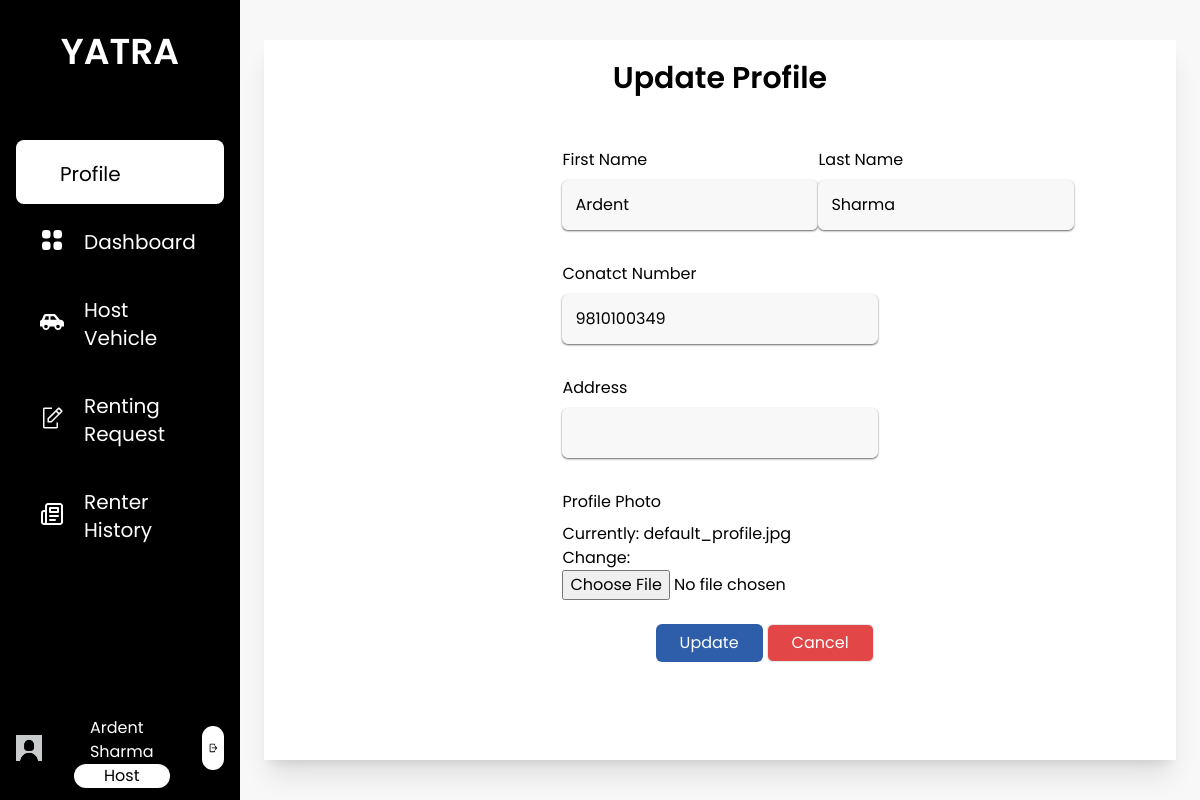
The page /host_update_profile/ (signed in) on the database its author committed.
### base/models.py (models this page shows, shortened)
class Host(models.Model):
    user = models.OneToOneField(User, on_delete=models.CASCADE, related_name="host")
    first_name = models.CharField(max_length=25)
    last_name = models.CharField(max_length=25)
    email = models.EmailField()
    phone_number = models.CharField(max_length=10)
    address = models.CharField(max_length=100, null= True, blank=True)
    citizenship_id = models.CharField(max_length=20, null= True, blank=True)
    citizenship = models.ImageField(upload_to='host/profile', default='default_photo.jpg')
    pic = models.ImageField(upload_to='host/profile', default='default_profile.jpg')
    is_approved = models.CharField(max_length=10, choices=status, default="Pending")
    is_blocked = models.BooleanField(default=False)

### base/decorators.py (the view)
        def wrapper_func(request, *args, **kwargs):
            group = None
            if request.user.groups.exists():
                group = request.user.groups.all()[0].name
            if group in allowed_roles:
                return view_func(request, *args, **kwargs)
            else:
                return render(request, '403.html', status=403)

### base/forms.py
class HostUpdateForm(forms.ModelForm):
    class Meta:
        model = Host
        fields = ['first_name', 'last_name', 'address', 'phone_number', 'pic']

### base/templatetags/user_group.py (called while the page is built)
@register.filter(name='has_group')
def has_group(user, group_name):
    return user.groups.filter(name=group_name).exists()

### base/views.py (called while the page is built, shortened)
@login_required
@allowed_users(allowed_roles=['host'])
def host_update_profile(request):
    host = request.user.host
    host_update_form = HostUpdateForm(instance=host)
    context = {
        'host_update_form': host_update_form
    }
    return render(request, 'host/host_update_profile.html', context)

### base/templates/host/host_update_profile.html (shortened to what this page needs)
{% extends 'base/base.html' %}
{% load static %}
{% load user_group %}
{% load widget_tweaks %}
{% block content%}
<div class="h-screen w-full px-6 py-10 bg-theme">
    <div class="bg-white h-full flex flex-col shadow-xl">
        <div class="p-3">
            <p class="text-center text-3xl font-semibold pt-2 pb-4">Update Profile</p>
            <div class="w-2/5 mx-auto items-center p-5">
                <form action="{% url 'host_update_profile' %}" method="post" enctype="multipart/form-data">
                    <div class="flex justify-between mt-4">
                        <div class="flex flex-col">
                            <label class="mb-2">First Name</label>
                            <div class="">
                                {% render_field host_update_form.first_name class="input-fields w-64 required"  %}
                            </div>
                        </div>
                        <div class="flex flex-col">
                            <label class="mb-2">Last Name</label>
                            <div class="">
                                {% render_field host_update_form.last_name class="input-fields w-64 required"  %}
                            </div>
                        </div>
                    </div>
                    <div class="flex flex-col mt-4">
                        <label class="mb-2">Conatct Number</label>
                        <div class="">
                            {% render_field host_update_form.phone_number class="input-fields w-full required" %}
                        </div>
                    </div>
                    <div class="flex flex-col mt-4">
                        <label class="mb-2">Address</label>
                        <div class="">
                            {% render_field host_update_form.address class="input-fields w-full required" %}
                        </div>
                    </div>
                    <div class="flex flex-col mt-4">
                        <label class="mb-2">Profile Photo</label>
                        <div class="">
                            {% render_field host_update_form.pic %}
                        </div>
                    </div>
                    <div class="flex justify-end mt-6">
                        <button class="btn py-1.5 px-6" type="submit">Update</button>
                        <a href="{{request.META.HTTP_REFERER}}" class="bg-danger px-6 py-1.5 text-white rounded-md mx-1 border no-underline"> Cancel</a>
                    </div>
                </form>
            </div>
        </div>
    </div>
</div>
{% endblock content %}

### base/templates/base/base.html (shortened to what this page needs)
{% load static tailwind_tags %}
{% load user_group %}
<html lang="en">
<head>
    {% tailwind_css %}
</head>
<body class="font-poppins min-h-screen">
    <div class="flex flex-row">
        <div class="flex w-1/5 bg-black h-screen text-white">
            <div class="w-full relative">
                <div class="flex justify-center pb-8">
                    <a href="{% url 'home' %}" class="py-8">
                        <span class="text-4xl text-center font-semibold">YATRA</span>
                    </a>
                </div>
                {% if user|has_group:'host' %}
                <div class="text-xl">
                    {% with request.resolver_match.url_name as url_name %}
                    <ul class="px-4">
                        <a href="{% url 'host_profile' %}" class="nav-bar-items {% if url_name == 'host_profile' or url_name == 'host_update_profile' %}active{% endif %}">
                            <li class="nav-bar-li">
                                Profile
                            </li>
                        </a>
                        <a href="{% url 'host_dashboard' %}" class="nav-bar-items {% if url_name == 'host_dashboard' %} active {% endif %}">
                            <img src="{% static 'images/dashboard.svg' %}" alt="">
                            <li class="nav-bar-li">
                                Dashboard
                            </li>
                        </a>
                        <a href="{% url 'host_vehicles' %}" class="nav-bar-items {% if url_name == 'host_vehicles' or url_name == 'add_vehicles' %} active {% endif %}">
                            <img src="{% static 'images/Vehicle.svg' %}" alt="">
                            <li class="nav-bar-li">
                               Host Vehicle
                            </li>
                        </a>
                        <a href="{% url 'rent_request' %}" class="nav-bar-items{% if url_name == 'rent_request' %} active {% endif %}">
                            <img src="{% static 'images/request.svg' %}" alt="">
                            <li class="nav-bar-li">
                                Renting Request
                            </li>
                        </a>
                        <a href="{% url 'rented_history' %}" class="nav-bar-items{% if url_name == 'rented_history' or url_name == 'report_user' %} active {% endif %}">
                            <img src="{% static 'images/blog.svg' %}" alt="">
                            <li class="nav-bar-li">
                                Renter History
                            </li>
                        </a>
                    </ul>
                    {% endwith %}
                </div>
                <div class="flex flex-row absolute bottom-0 justify-evenly py-3 px-4 w-full">
                    <a href="{% url 'host_profile' %}" class=" ">
                        <img src="{% static 'images/default_profile.jpg' %}" style="object-fit: contain" alt="" class="w-20 h-20 object-cover rounded-full ">
                    </a>
                    <div class="flex flex-col px-8 justify-evenly">
                        <p class="text-generalBackground px-4 mt-2 ">{{ user.host.first_name }} {{ user.host.last_name }}</p>
                        <p class="text-gray px-4 text-center rounded-xl bg-white text-black py-0.75 ">Host</p>
                    </div>
                    <div class="ml-auto my-auto flex-end p-1.5 bg-white rounded-full">
                        <a href="{% url 'logout' %}">
                            <img src="{% static 'images/logout.svg' %}" alt="" class="h-8">
                        </a>
                    </div>
                </div>
                {% endif %}
            </div>
        </div>
        <div class="flex w-4/5 h-screen relative overflow-y-auto">
            {% block content %}
            {% endblock content%}
        </div>
    </div>
</body>
</html>

### rows shown on the page
Host: first_name "Ardent", last_name "Sharma", phone_number "9810100349"

### other values the page prints
{{ user.host.first_name }} "Ardent"
{{ user.host.last_name }} "Sharma"
